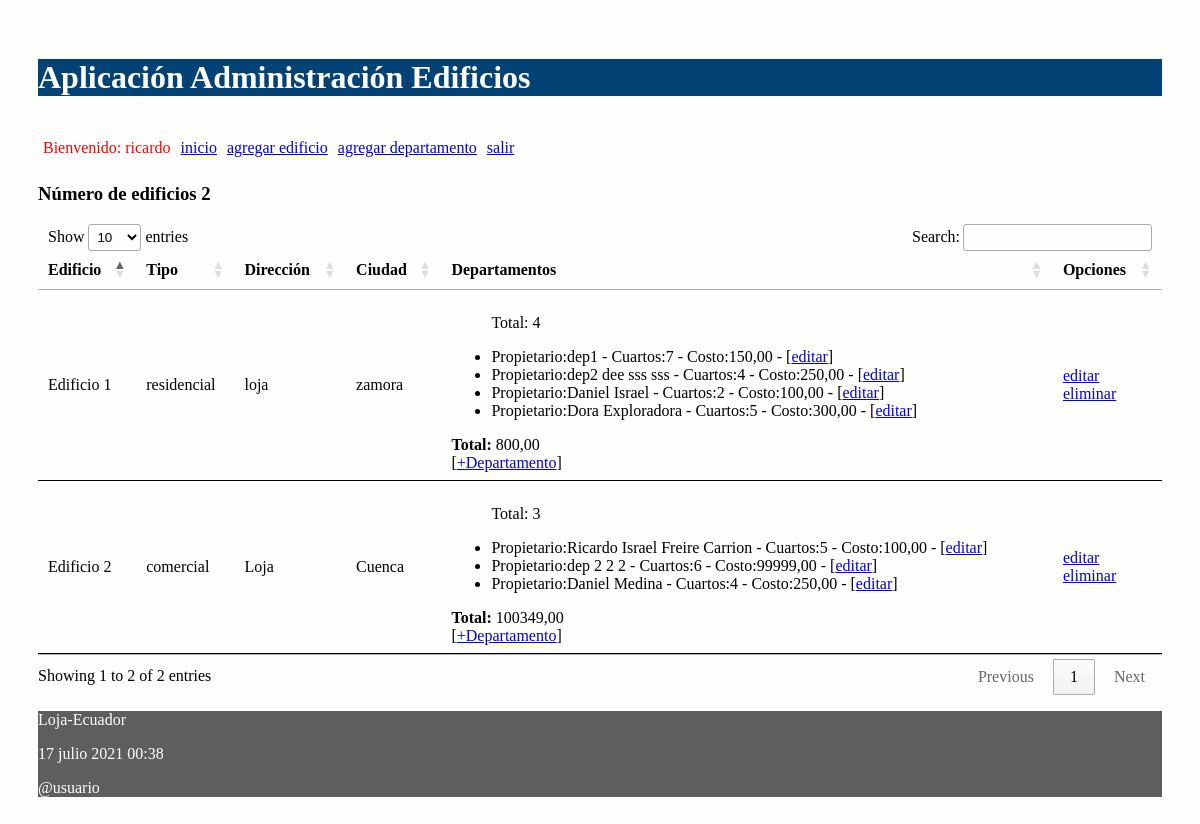
The app's page / (signed in) with its own data.
### administrativo/models.py (models this page shows, shortened)
class Edificio(models.Model):
    nombre = models.CharField("Nombre de edificio", max_length=30)
    direccion = models.CharField("Direccion", max_length=30)
    ciudad = models.CharField("Ciudad", max_length=30)
    tipo_opciones = (
        ('residencial', 'Residencial'),
        ('comercial', 'Comercial'),
        )
    tipo = models.CharField(max_length=12, choices=tipo_opciones)
    def obtener_costo_cuartos(self):
        valor = [t.costoDep for t in self.departamentos.all()]
        valor = sum(valor)
        return valor
    def obtener_cantidad_departamentos(self):
        valor = len(self.departamentos.all())
        return valor

class Departamento(models.Model):
    propietario = models.CharField("Nombre de propietario", max_length=30)
    costoDep = models.DecimalField("Costo de departamento", max_digits=100, decimal_places=2)
    numCuartos = models.IntegerField("Numero de cuartos")
    edificio = models.ForeignKey(Edificio, on_delete=models.CASCADE,
            related_name="departamentos")

### administrativo/views.py (the view)
# urls.py: path('', views.index, name='index'),
def index(request):
    edificios = Edificio.objects.all()
    informacion_template = {'edificios': edificios, 'numero_edificios': len(edificios)}
    return render(request, 'index.html', informacion_template)

### administrativo/templates/index.html (shortened to what this page needs)
{% extends "master.html" %}
{% block content %}
<h3>Número de edificios {{ numero_edificios }}</h3>
<table id="tabla_datos">
  <thead>
    <tr>
      <th>Edificio</th>
      <th>Tipo</th>
      <th>Dirección</th>
      <th>Ciudad</th>
      <th>Departamentos</th>
      <th>Opciones</th>
    </tr>
  </thead>
  {% for e in edificios %}
  <tr>
    <td> {{e.nombre}}</td>
    <td> {{e.tipo}}</td>
    <td> {{e.direccion}}</td>
    <td> {{e.ciudad}}</td>
    <td>
      <ul>
        <p>Total: {{e.obtener_cantidad_departamentos}}</p>
        {% for t in e.departamentos.all %}
          <li>
            <span>Propietario:{{t.propietario}} - Cuartos:{{t.numCuartos}} - Costo:{{t.costoDep}} - [<a href="{% url 'editar_departamento' t.id %}">editar</a>] </span>
          </li>
        {% endfor %}
      </ul>
        <span><b>Total:</b> {{ e.obtener_costo_cuartos }}</span>
        <br>[<a href="{% url 'crear_departamento_edificio' e.id%}">+Departamento</a>]
    </td>
    <td>
      <a href="{% url 'editar_edificio' e.id %}">editar</a> <br>
      <a href="{% url 'eliminar_edificio' e.id %}"
      onclick="return confirm('¿Está seguro de la eliminación?')" >
      eliminar</a>
    </td>
  </tr>
  {% endfor %}
</table>
{% endblock %}

### administrativo/templates/master.html (shortened to what this page needs)
<!DOCTYPE html>
<html>
  <head>
    {% load static %}
    <link rel="stylesheet" type="text/css" href="{% static 'css/estilos.css' %}">
    <link rel="stylesheet" type="text/css" href="https://cdn.datatables.net/1.10.25/css/jquery.dataTables.min.css">
  </head>
  {% load account %}
  <body>
  <header>
    <h1>Aplicación Administración Edificios </h1>
    <nav class="top_menu">
      <ul>
        {% if user.is_authenticated %}
          <li> <span class="nombre_usuario"> Bienvenido: {{user.username}} </span></li>
        {% endif %}
        <li><a href="{% url 'index' %}">inicio</a></li>
        <li><a href="{% url 'crear_edificio' %}">agregar edificio</a></li>
        <li><a href="{% url 'crear_departamento' %}">agregar departamento</a></li>
        {% if user.is_authenticated %}
          <li><a href="{% url 'logout_view' %}">salir</a></li>
        {% else %}
          <li>[<a href="{% url 'login' %}">ingresar</a>]</li>
        {% endif %}
      </ul>
    </nav>
  </header>
  <section>
      {% block content %}{% endblock %}
  </section>
  {% include 'footer.html' %}
  </body>
</html>

### administrativo/static/css/estilos.css (style rules this page uses)
body { background: #FEFEFD; padding: 30px; }
header { background: #034275; color: rgb(255, 255, 255); }
.nombre_usuario { color: red; }
section { width: 100%; }
th, td { padding: 15px; border-bottom: 1px solid black; }
.top_menu ul { list-style:none; float:left; padding: 5px; width:95%; }
.top_menu ul li { float:left; margin-right:10px; margin-bottom:5px; text: #FFF; }

### records on screen
Edificio: nombre "Edificio 1", tipo "residencial", direccion "loja", ciudad "zamora", obtener_cantidad_departamentos "4", obtener_costo_cuartos "800,00"
Departamento: propietario "dep1", numCuartos "7", costoDep "150,00"
Departamento: propietario "dep2 dee sss sss", numCuartos "4", costoDep "250,00"
Departamento: propietario "Daniel Israel", numCuartos "2", costoDep "100,00"
Departamento: propietario "Dora Exploradora", numCuartos "5", costoDep "300,00"
Edificio: nombre "Edificio 2", tipo "comercial", direccion "Loja", ciudad "Cuenca", obtener_cantidad_departamentos "3", obtener_costo_cuartos "100349,00"
Departamento: propietario "Ricardo Israel Freire Carrion", numCuartos "5", costoDep "100,00"
Departamento: propietario "dep 2 2 2", numCuartos "6", costoDep "99999,00"
Departamento: propietario "Daniel Medina", numCuartos "4", costoDep "250,00"

### other values on screen
{{ user.username }} "ricardo"
{{ numero_edificios }} "2"
